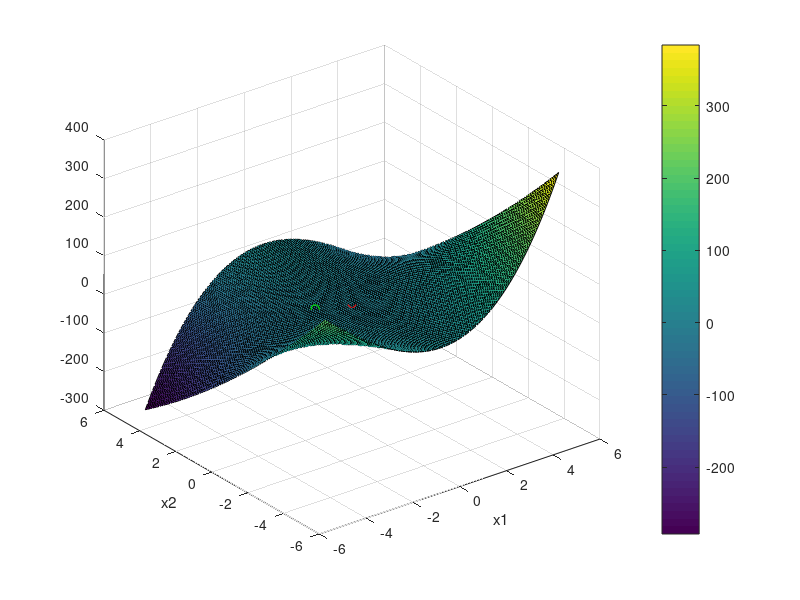

The MATLAB source for this figure:
x = linspace(-5, 5, 100);
y = linspace(-5, 5, 100);
[X, Y] = meshgrid(x, y);
Z = X + 2/3 * X.^3 + 1/2 * X.^2 - 2 * Y .* X.^2 + 4/3 * Y.^2;
figure;
surf(X, Y, Z);
hold on;
plot3(0, 0, 0, 'rx')
plot3(-1, 3/4, 1/12, 'go')
colorbar();
xlabel('x1');
ylabel('x2');
hold off;
